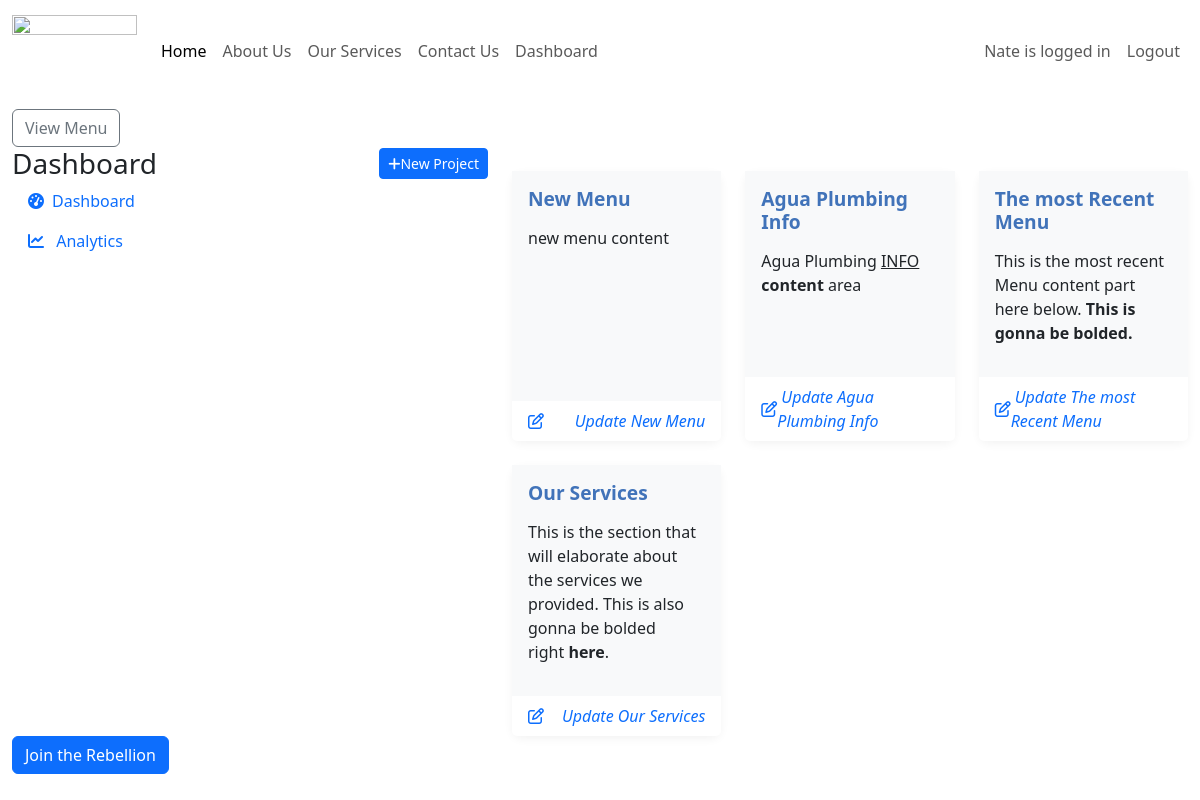
Before: /dashboard/ (signed in) with the older database file.
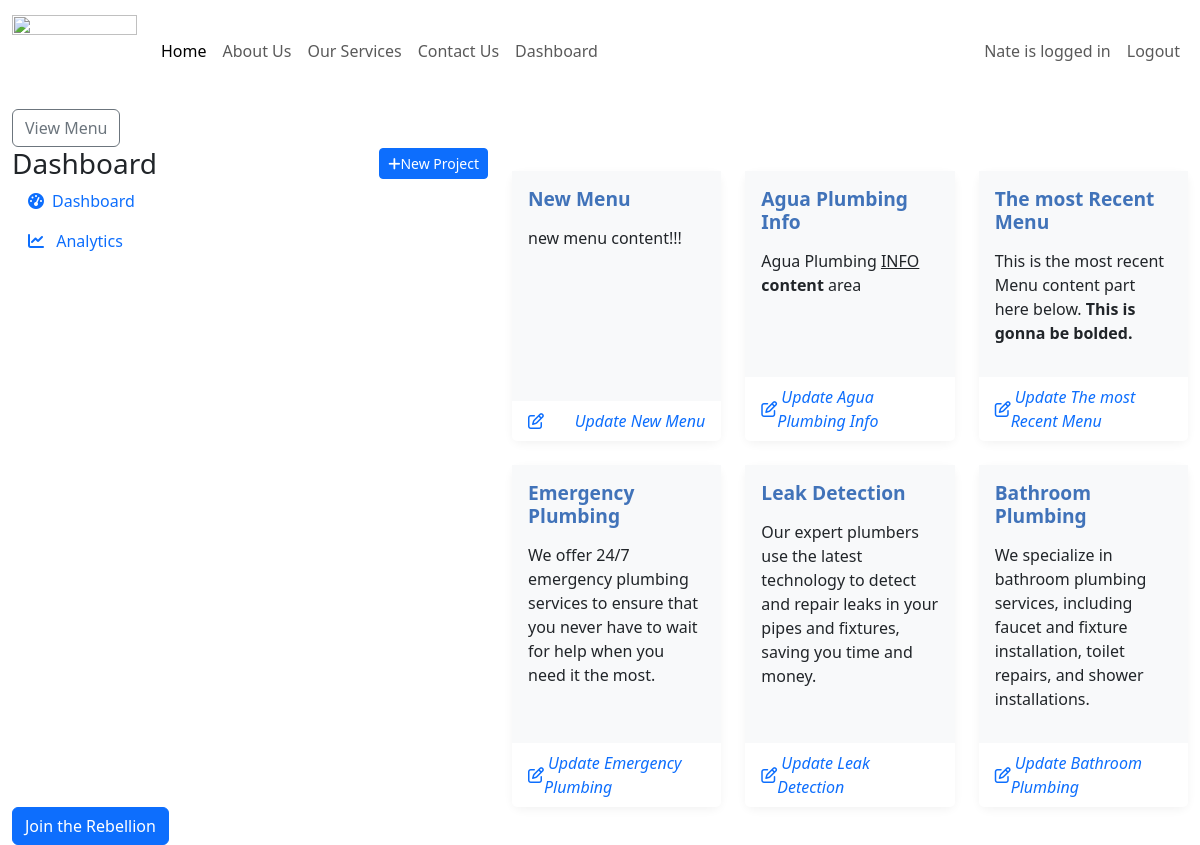
After: the same page with the newer database file.
### base/models.py (models this page shows, shortened)
class Menu(models.Model):
    title = models.CharField(max_length=100)
    content = RichTextUploadingField(blank=True, null=True)
    author = models.ForeignKey(User, on_delete= models.CASCADE)
    snippet = models.CharField(max_length=100)
    created_at = models.DateTimeField(auto_now_add= True)
    updated_at = models.DateTimeField(auto_now=True)
    slug = models.SlugField(unique=True)

class Service(models.Model):
    title = models.CharField(max_length=100)
    content = RichTextUploadingField(blank=True, null=True)
    author = models.ForeignKey(User, on_delete= models.CASCADE)
    card_number = models.IntegerField(validators=[MaxValueValidator(3)], default=0)
    created_at = models.DateTimeField(auto_now_add= True)
    updated_at = models.DateTimeField(auto_now=True)
    slug = models.SlugField(unique=True, default='new-slug')

### base/views.py (the view)
# urls.py: path('dashboard/', DashboardView.as_view(), name='dashboard'),
class DashboardView(LoginRequiredMixin, TemplateView):
    template_name = 'dashboard.html'
    def get_context_data(self, **kwargs):
        context = super().get_context_data(**kwargs)
        context['menulist'] = Menu.objects.all()
        context['aboutus'] = About.objects.first()
        context['services'] = Service.objects.all()
        return context

### base/templates/dashboard.html (shortened to what this page needs)
{% extends "base.html" %}
{% block content %}
<div class="container-fluid">
    <button class="btn btn-outline-secondary mt-2" type="button" data-bs-toggle="offcanvas" data-bs-target="#Id1"
        aria-controls="Id1">View Menu</button>
    <div class="row">
        <div class="col-md-5">
            <div class="row">
                <div class="sidebar">
                    <div class="d-flex justify-content-between align-items-center mb4">
                        <h3 class="mb-0">Dashboard</h3>
                        <button class="btn btn-sm btn-primary"><i class="fas fa-plus"></i>New Project</button>
                    </div>
                    <ul class="nav flex-column mb-4">
                        <li class="nav-item">
                            <a href="#" class="nav-link"><i class="fas fa-tachometer-alt me-2"></i>Dashboard</a>
                        </li>
                        <li class="nav-item">
                            <a class="nav-link" href="#"><i class="fas fa-chart-line me-2"></i> Analytics</a>
                        </li>
                    </ul>
                </div>
            </div>
        </div>
        <div class="col-md-7">
            <section class="menu mt-4">
                <div class="row row-cols-1 row-cols-md-3 g-4">
                    {% for menu in menulist %}
                    <div class="col">
                        <div class="card project-card h-100">
                            <div class="card-body">
                                <h5 class="card-title">{{menu.title}}</h5>
                                <p class="card-text">{{menu.content|safe}}</p>
                            </div>
                            <div class="card-footer bg-white">
                                <div class="d-flex justify-content-between align-items-center">
                                    <div class="d-flex align-items-center">
                                        <a class="text-decoration-none" href="{% url 'menu-update' menu.slug %}"><i
                                                class="fa-regular fa-pen-to-square text-primary"></i></a>
                                    </div>
                                    <div class="text-muted">
                                        <span class="ms-1 fst-italic"><a class="text-decoration-none"
                                                href="{% url 'menu-update' menu.slug %}">Update {{menu.title}}</a></span>
                                    </div>
                                </div>
                            </div>
                        </div>
                    </div>
                    {% endfor %}
                </div>
            </section>
            <section class="service mt-4">
                <div class="row row-cols-1 row-cols-md-3 g-4">
                    {% for service in services %}
                    <div class="col">
                        <div class="card project-card h-100">
                            <div class="card-body">
                                <h5 class="card-title">{{service.title}}</h5>
                                <p class="card-text">{{service.content|safe}}</p>
                            </div>
                            <div class="card-footer bg-white">
                                <div class="d-flex justify-content-between align-items-center">
                                    <div class="d-flex align-items-center">
                                        <a class="text-decoration-none"
                                            href="{% url 'service-update' service.slug %}"><i
                                                class="fa-regular fa-pen-to-square text-primary"></i></a>
                                    </div>
                                    <div class="text-muted">
                                        <span class="ms-1 fst-italic"><a class="text-decoration-none"
                                                href="{% url 'service-update' service.slug %}">Update
                                                {{service.title}}</a></span>
                                    </div>
                                </div>
                            </div>
                        </div>
                    </div>
                    {% endfor %}
                </div>
            </section>
        </div>
    </div>
    <button class="btn btn-primary btn-starwars">Join the Rebellion</button>
</div>
{% endblock content %}

### templates/base.html (shortened to what this page needs)
{% load static %}
<!DOCTYPE html>
<html lang="en">
<head>
    <link href="https://cdn.jsdelivr.net/npm/bootstrap@5.3.0-alpha1/dist/css/bootstrap.min.css" rel="stylesheet"
>
    <link href="{% static 'fontawesomefree/css/fontawesome.css' %}" rel="stylesheet" type="text/css">
    <link href="{% static 'fontawesomefree/css/brands.css' %}" rel="stylesheet" type="text/css">
    <link href="{% static 'fontawesomefree/css/solid.css' %}" rel="stylesheet" type="text/css">
    <link rel="stylesheet" href="{% static 'styles/main.css' %}">
</head>
<body>
    {% include "navbar.html" %}
    {% block content %}
    {% endblock content %}
</body>
</html>

### templates/navbar.html (shortened to what this page needs)
<nav class="navbar navbar-expand-lg navbar-light ">
    <div class="container-fluid">
        <a class="navbar-brand" href="/"><img class="img-fluid" height="75px" width="125px" src="/media/images/logo.png" alt=""></a>
        <div class="collapse navbar-collapse" id="collapsibleNavId">
            <ul class="navbar-nav me-auto mt-2 mt-lg-0">
                <li class="nav-item">
                    <a class="nav-link active" href="/" aria-current="page">Home </a>
                </li>
                <li class="nav-item">
                    <a href="#" class="nav-link">About Us</a>
                </li>
                <li class="nav-item">
                    <a href="#" class="nav-link">Our Services</a>
                </li>
                <li class="nav-item">
                    <a href="#" class="nav-link">Contact Us</a>
                </li>
                {% if request.user.is_authenticated %}
                <li class="nav-item">
                    <a class="nav-link" href="{% url 'dashboard' %}">Dashboard</a>
                </li>
                {% endif %}
            </ul>
            <ul class="navbar-nav ms-auto mt-lg-0">
                {% if request.user.is_authenticated %}
                <li class="nav-item">
                    <small class="nav-link">{{request.user.username | title }} is logged in</small>
                </li>
                <li class="nav-item">
                    <a href="{% url 'logout' %}" class="nav-link">Logout</a>
                </li>
                {% endif %}
            </ul>
        </div>
    </div>
</nav>

### static/styles/main.css (style rules this page uses)
body { background-size: cover; background-repeat: no-repeat; background-position: center; }
.card { border: none; }
.card-body { background-color: #f8f9fa; }
.card-title { font-size: 24px; font-weight: 600; color: #212529; margin-bottom: 10px; }
.card-text { font-size: 14px; color: #6c757d; margin-bottom: 20px; }
.project-card { border: none; border-radius: 10px; box-shadow: 0px 3px 10px rgba(0, 0, 0, 0.05); transition: all 0.2s ease-in-out; }
.card-title { color: #4173B9; font-size: 1.2rem; font-weight: bold; margin-bottom: 1rem; }
.card-text { color: #6c757d; font-size: 0.9rem; margin-bottom: 1rem; }
.card-footer { border-top: none; background-color: #fff; }
.card-footer .d-flex { justify-content: space-between; align-items: center; }

Changed rows visible on the page:
removed Service: title "Our Services", content "This is the section that will elaborate about the services we provided. This is also gonna be bolded right here ."
changed Menu "New Menu": content "new menu content" → "new menu content!!!"
added Service: title "Emergency Plumbing", content "We offer 24/7 emergency plumbing services to ensure that you never have to wait for help when you need it the most."
added Service: title "Leak Detection", content "Our expert plumbers use the latest technology to detect and repair leaks in your pipes and fixtures, saving you time and money."
added Service: title "Bathroom Plumbing", content "We specialize in bathroom plumbing services, including faucet and fixture installation, toilet repairs, and shower installations."
